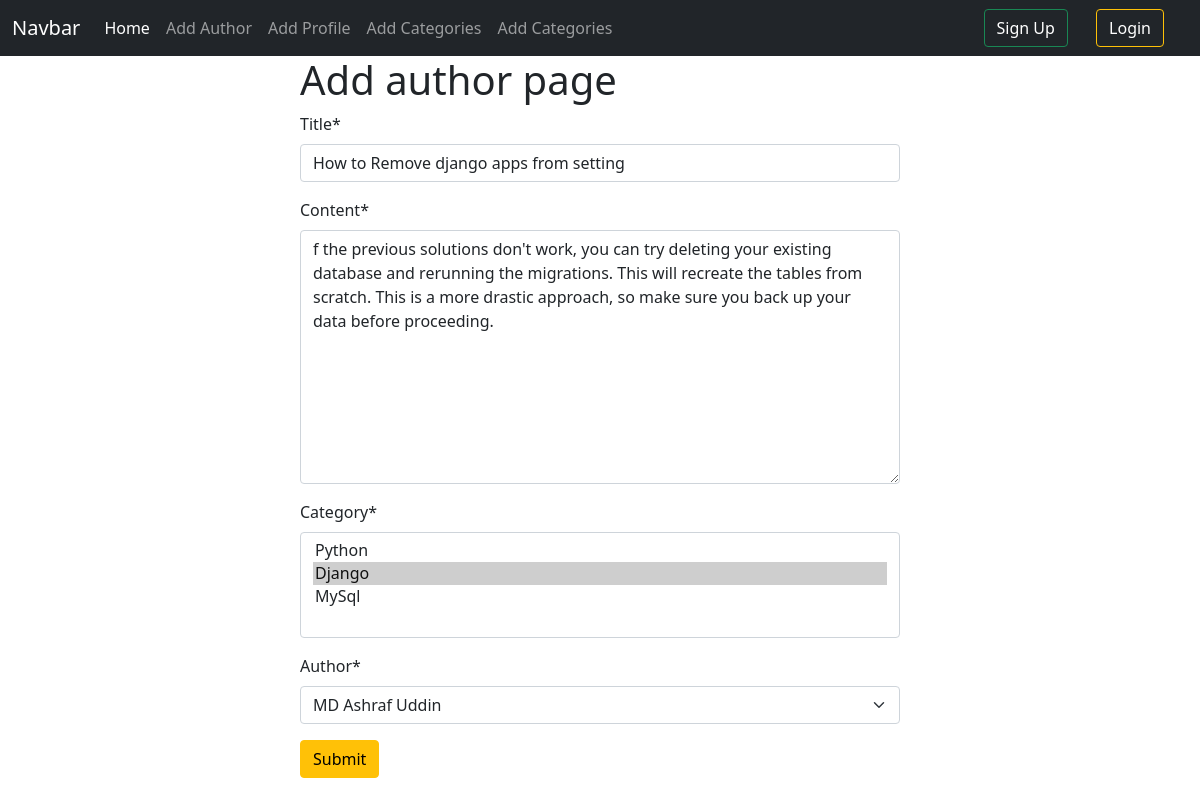
The page /posts/edit/3 on the database its author committed.
### posts/models.py (models this page shows, shortened)
class Post(models.Model):
    title=models.CharField(max_length=100)
    content=models.TextField()
    category = models.ManyToManyField(Category)
    author=models.ForeignKey(Author, on_delete=models.CASCADE)

### posts/views.py (the view)
# urls.py: path('edit/<int:id>', views.edit_post, name='edit_post'),
def edit_post(request, id):
    post = models.Post.objects.get(pk=id)
    post_form = forms.PostForm(instance=post)
    if request.method == 'POST':
        post_form = forms.PostForm(request.POST, instance=post)
        if post_form.is_valid():
            post_form.save()
            return redirect('home')
    return render(request, 'add_post.html', {'form':post_form})

### posts/forms.py
class PostForm(forms.ModelForm):
    class Meta:
        model = Post
        fields = '__all__'

### author/models.py (called while the page is built)
    def __str__(self) -> str:
        return self.name

### categories/models.py (called while the page is built)
    def __str__(self) -> str:
        return self.name

### posts/templates/add_post.html (shortened to what this page needs)
{% extends 'base.html' %}
{%  load crispy_forms_tags %}
{% block content %}
<form style="width:50% ; margin : auto" method="post">
    <h1>Add author page</h1>
{{form | crispy}}
<button class="btn btn-warning">Submit</button>
</form>
{% endblock %}

### rows shown on the page
Post: title "How to Remove django apps from setting", content "f the previous solutions don't work, you can try deleting your existing database and rerunning the migrations. This will recreate the tables from scratch. This is a more drastic approach, so make sure you back up your data before proceeding.", author "MD Ashraf Uddin"
